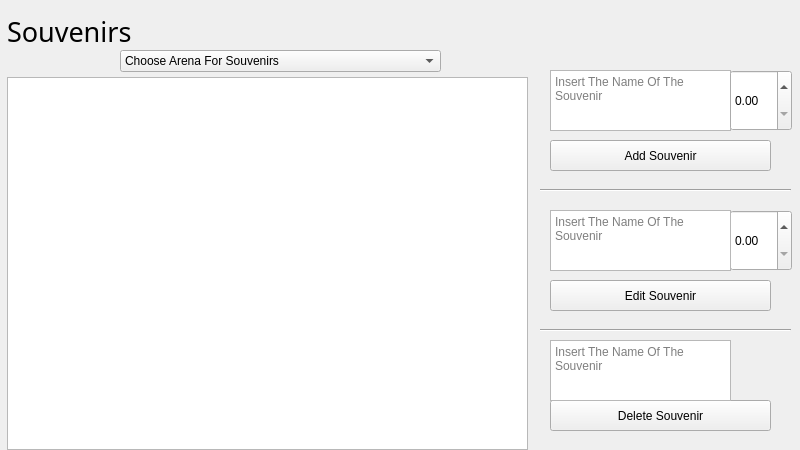
<?xml version="1.0" encoding="UTF-8"?>
<ui version="4.0">
 <class>aSouvenirs</class>
 <widget class="QWidget" name="aSouvenirs">
  <property name="geometry">
   <rect>
    <x>0</x>
    <y>0</y>
    <width>800</width>
    <height>450</height>
   </rect>
  </property>
  <property name="windowTitle">
   <string>Form</string>
  </property>
  <widget class="QTableView" name="tableView">
   <property name="geometry">
    <rect>
     <x>7</x>
     <y>77</y>
     <width>521</width>
     <height>373</height>
    </rect>
   </property>
  </widget>
  <widget class="QLabel" name="label">
   <property name="geometry">
    <rect>
     <x>7</x>
     <y>17</y>
     <width>428</width>
     <height>28</height>
    </rect>
   </property>
   <property name="font">
    <font>
     <family>Niagara Engraved</family>
     <pointsize>20</pointsize>
    </font>
   </property>
   <property name="text">
    <string>Souvenirs</string>
   </property>
  </widget>
  <widget class="QPushButton" name="addSouvenir">
   <property name="geometry">
    <rect>
     <x>550</x>
     <y>140</y>
     <width>221</width>
     <height>31</height>
    </rect>
   </property>
   <property name="text">
    <string>Add Souvenir</string>
   </property>
  </widget>
  <widget class="QPushButton" name="editSouvenir">
   <property name="geometry">
    <rect>
     <x>550</x>
     <y>280</y>
     <width>221</width>
     <height>31</height>
    </rect>
   </property>
   <property name="text">
    <string>Edit Souvenir</string>
   </property>
  </widget>
  <widget class="QPushButton" name="deleteSouvenir">
   <property name="geometry">
    <rect>
     <x>550</x>
     <y>400</y>
     <width>221</width>
     <height>31</height>
    </rect>
   </property>
   <property name="text">
    <string>Delete Souvenir</string>
   </property>
  </widget>
  <widget class="QTextEdit" name="addName">
   <property name="geometry">
    <rect>
     <x>550</x>
     <y>70</y>
     <width>181</width>
     <height>61</height>
    </rect>
   </property>
   <property name="accessibleName">
    <string/>
   </property>
   <property name="accessibleDescription">
    <string/>
   </property>
   <property name="autoFillBackground">
    <bool>false</bool>
   </property>
   <property name="placeholderText">
    <string>Insert The Name Of The Souvenir</string>
   </property>
  </widget>
  <widget class="QDoubleSpinBox" name="addMoney">
   <property name="geometry">
    <rect>
     <x>730</x>
     <y>70</y>
     <width>62</width>
     <height>61</height>
    </rect>
   </property>
  </widget>
  <widget class="QDoubleSpinBox" name="editMoney">
   <property name="geometry">
    <rect>
     <x>730</x>
     <y>210</y>
     <width>62</width>
     <height>61</height>
    </rect>
   </property>
  </widget>
  <widget class="QTextEdit" name="editName">
   <property name="geometry">
    <rect>
     <x>550</x>
     <y>210</y>
     <width>181</width>
     <height>61</height>
    </rect>
   </property>
   <property name="accessibleName">
    <string/>
   </property>
   <property name="accessibleDescription">
    <string/>
   </property>
   <property name="autoFillBackground">
    <bool>false</bool>
   </property>
   <property name="placeholderText">
    <string>Insert The Name Of The Souvenir</string>
   </property>
  </widget>
  <widget class="Line" name="line">
   <property name="geometry">
    <rect>
     <x>540</x>
     <y>180</y>
     <width>251</width>
     <height>20</height>
    </rect>
   </property>
   <property name="orientation">
    <enum>Qt::Horizontal</enum>
   </property>
  </widget>
  <widget class="Line" name="line_2">
   <property name="geometry">
    <rect>
     <x>540</x>
     <y>320</y>
     <width>251</width>
     <height>20</height>
    </rect>
   </property>
   <property name="orientation">
    <enum>Qt::Horizontal</enum>
   </property>
  </widget>
  <widget class="QTextEdit" name="deleteName">
   <property name="geometry">
    <rect>
     <x>550</x>
     <y>340</y>
     <width>181</width>
     <height>61</height>
    </rect>
   </property>
   <property name="accessibleName">
    <string/>
   </property>
   <property name="accessibleDescription">
    <string/>
   </property>
   <property name="autoFillBackground">
    <bool>false</bool>
   </property>
   <property name="placeholderText">
    <string>Insert The Name Of The Souvenir</string>
   </property>
  </widget>
  <widget class="QComboBox" name="comboBox">
   <property name="geometry">
    <rect>
     <x>120</x>
     <y>50</y>
     <width>321</width>
     <height>22</height>
    </rect>
   </property>
   <item>
    <property name="text">
     <string>Choose Arena For Souvenirs</string>
    </property>
   </item>
   <item>
    <property name="text">
     <string>Atlanta Hawks Store</string>
    </property>
   </item>
   <item>
    <property name="text">
     <string>Boston Celtics Store</string>
    </property>
   </item>
   <item>
    <property name="text">
     <string>Brooklyn Nets Store</string>
    </property>
   </item>
   <item>
    <property name="text">
     <string>Charlotte Hornets Store</string>
    </property>
   </item>
   <item>
    <property name="text">
     <string>Chicago Bulls Store</string>
    </property>
   </item>
   <item>
    <property name="text">
     <string>Cleveland Cavaliers Store</string>
    </property>
   </item>
   <item>
    <property name="text">
     <string>Dallas Mavericks Store</string>
    </property>
   </item>
   <item>
    <property name="text">
     <string>Denver Nuggets Store</string>
    </property>
   </item>
   <item>
    <property name="text">
     <string>Detroit Pistons Store</string>
    </property>
   </item>
   <item>
    <property name="text">
     <string>Golden State Warriors Store</string>
    </property>
   </item>
   <item>
    <property name="text">
     <string>Houston Rockets Store</string>
    </property>
   </item>
   <item>
    <property name="text">
     <string>Indiana Pacers Store</string>
    </property>
   </item>
   <item>
    <property name="text">
     <string>Los Angeles Clippers Store</string>
    </property>
   </item>
   <item>
    <property name="text">
     <string>Los Angeles Lakers Store</string>
    </property>
   </item>
   <item>
    <property name="text">
     <string>Memphis Grizzlies Store</string>
    </property>
   </item>
   <item>
    <property name="text">
     <string>Miami Heat Store</string>
    </property>
   </item>
   <item>
    <property name="text">
     <string>Milwaukee Bucks Store</string>
    </property>
   </item>
   <item>
    <property name="text">
     <string>Minnesota Timberwolves Store</string>
    </property>
   </item>
   <item>
    <property name="text">
     <string>New Orleans Pelicans Store</string>
    </property>
   </item>
   <item>
    <property name="text">
     <string>New York Knicks Store</string>
    </property>
   </item>
   <item>
    <property name="text">
     <string>Oklahoma City Thunder Store</string>
    </property>
   </item>
   <item>
    <property name="text">
     <string>Orlando Magic Store</string>
    </property>
   </item>
   <item>
    <property name="text">
     <string>Philadelphia 76ers Store</string>
    </property>
   </item>
   <item>
    <property name="text">
     <string>Phoenix Suns Store</string>
    </property>
   </item>
   <item>
    <property name="text">
     <string>Poortland Trail Blazers Store</string>
    </property>
   </item>
   <item>
    <property name="text">
     <string>Sacramento Kings Store</string>
    </property>
   </item>
   <item>
    <property name="text">
     <string>Seattle Supersonics Store</string>
    </property>
   </item>
   <item>
    <property name="text">
     <string>San Antonio Spurs Store</string>
    </property>
   </item>
   <item>
    <property name="text">
     <string>Toronto Raptors Store</string>
    </property>
   </item>
   <item>
    <property name="text">
     <string>Utah Jazz Store</string>
    </property>
   </item>
   <item>
    <property name="text">
     <string>Washington Wizards Store</string>
    </property>
   </item>
  </widget>
 </widget>
 <resources/>
 <connections/>
</ui>
